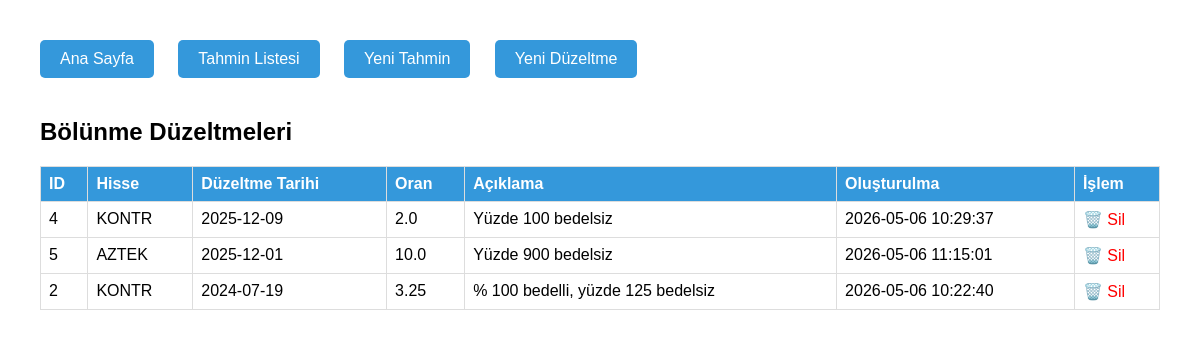
The page /adjustments on the database as committed earlier.
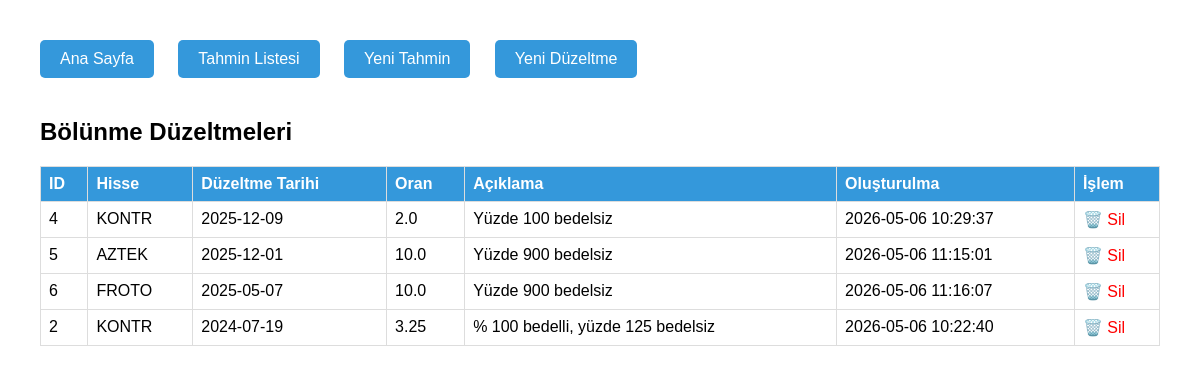
The same page on the database as committed later.
### tables this page shows
CREATE TABLE bolunme_duzeltmeleri (
            id INTEGER PRIMARY KEY AUTOINCREMENT,
            hisse_kodu TEXT NOT NULL,
            bolunme_tarihi TEXT NOT NULL,
            oran REAL NOT NULL,
            aciklama TEXT,
            created_at TIMESTAMP DEFAULT CURRENT_TIMESTAMP
        );

### admin.py (the view)
@app.route('/adjustments')
def adjustments():
    conn = get_db()
    c = conn.cursor()
    c.execute("SELECT id, hisse_kodu, bolunme_tarihi, oran, aciklama, created_at FROM bolunme_duzeltmeleri ORDER BY bolunme_tarihi DESC")
    rows = c.fetchall()
    conn.close()
    return render_template('adjustments.html', adjustments=rows, github_ok=bool(GITHUB_TOKEN))

### admin.py (called while the page is built)
def get_db():
    conn = sqlite3.connect(DB_PATH)
    return conn

### templates/adjustments.html (shortened to what this page needs)
<!DOCTYPE html>
<html>
<head>
</head>
<body>
    <div class="menu">
        <a href="/">Ana Sayfa</a>
        <a href="/list">Tahmin Listesi</a>
        <a href="/add">Yeni Tahmin</a>
        <a href="/add_adjustment">Yeni Düzeltme</a>
    </div>
    <h2>Bölünme Düzeltmeleri</h2>
    <table>
        <thead>
            <tr><th>ID</th><th>Hisse</th><th>Düzeltme Tarihi</th><th>Oran</th><th>Açıklama</th><th>Oluşturulma</th><th>İşlem</th></tr>
        </thead>
        <tbody>
            {% for adj in adjustments %}
            <tr>
                <td>{{ adj[0] }}</td>
                <td>{{ adj[1] }}</td>
                <td>{{ adj[2] }}</td>
                <td>{{ adj[3] }}</td>
                <td>{{ adj[4] }}</td>
                <td>{{ adj[5] }}</td>
                <td><a href="/delete_adjustment/{{ adj[0] }}" class="delete" onclick="return confirm('Bu düzeltmeyi silmek tüm etkilerini geri alır. Devam?')">🗑️ Sil</a></td>
            </tr>
            {% endfor %}
        </tbody>
    </table>
</body>
</html>

### templates/adjustments.html (style rules this page uses)
body { font-family: Arial; margin: 40px; }
table { border-collapse: collapse; width: 100%; }
th, td { border: 1px solid #ddd; padding: 8px; text-align: left; }
th { background: #3498db; color: white; }
.delete { color: red; text-decoration: none; }
.menu a { display: inline-block; margin-right: 20px; padding: 10px 20px; background: #3498db; color: white; text-decoration: none; border-radius: 5px; margin-bottom: 20px; }

Rows that differ between the two databases and show on the page:
added bolunme_duzeltmeleri: id "6", hisse_kodu "FROTO", bolunme_tarihi "2025-05-07", oran "10.0", aciklama "Yüzde 900 bedelsiz", created_at "2026-05-06 11:16:07"
